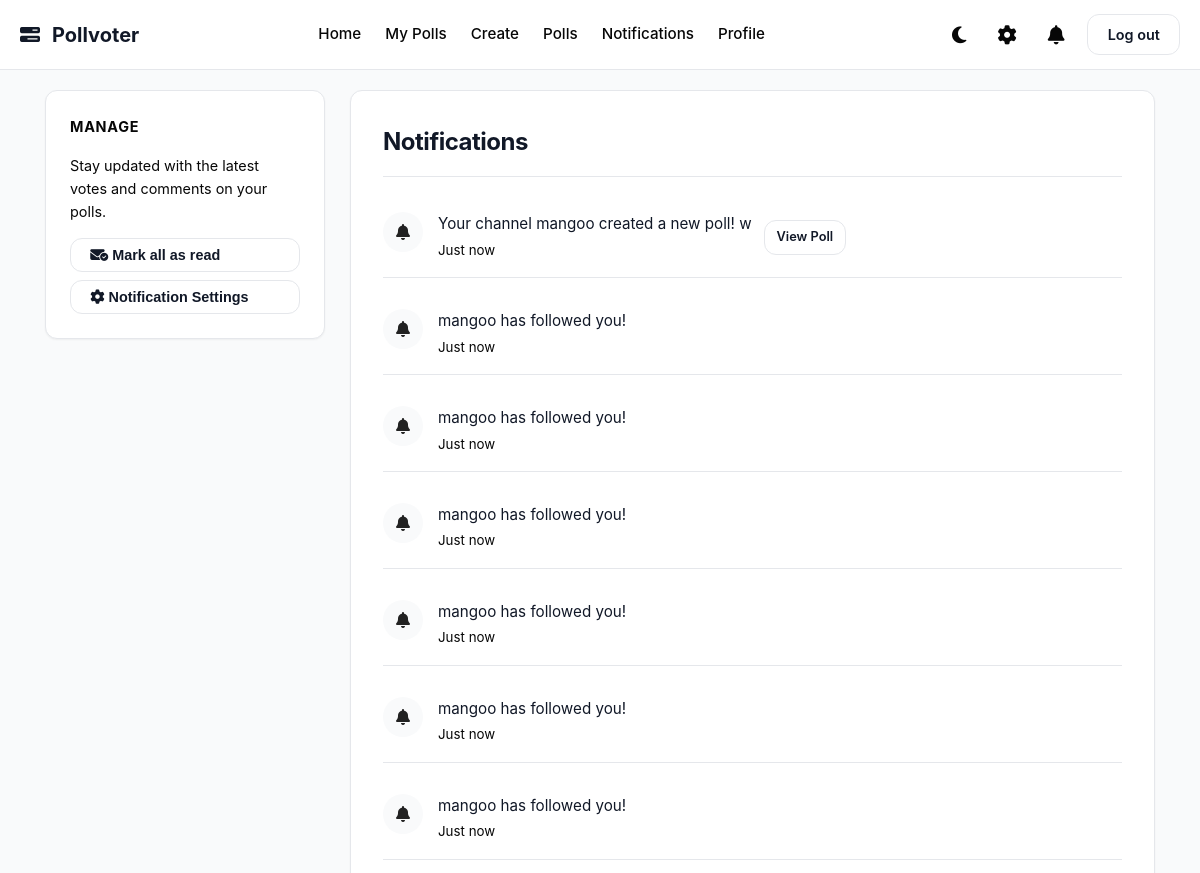
Page /notifications (signed in, upper part) on the earlier database version.
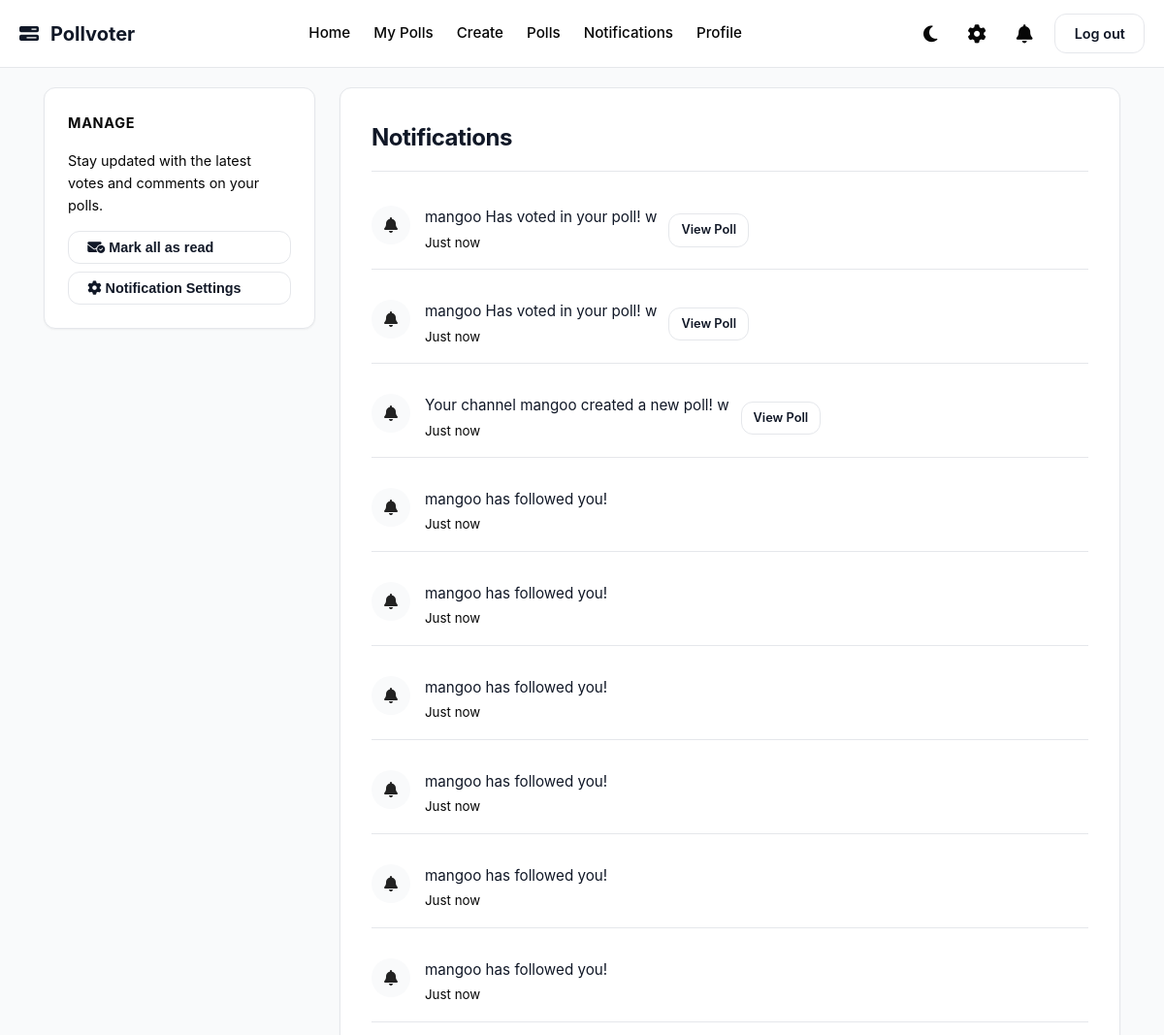
Same page on the later database version.
### app/models.py (models this page shows)
class Notification(db.Model):
    __tablename__ = 'notification'
    id = Column(Integer, primary_key=True)
    message = Column(Text)
    is_read = Column(Boolean)
    created_at = Column(DateTime, default=datetime.now)
    recipient_id = Column(Integer, ForeignKey('user.id'))
    recipient = relationship("User", backref="notifications", foreign_keys=[recipient_id])
    poll_id = Column(Integer, ForeignKey('poll.id'))

### app/routes.py (the view)
@main.route("/notifications")
@login_required
def notifications():
    notifications = Notification.query.filter_by(recipient_id = current_user.id).order_by(Notification.created_at.desc()).all()
    for i in notifications:
        i.is_read = True
    db.session.commit()
    return render_template("notification.html", notifications = notifications)

### app/__init__.py (called while the page is built)
def create_app():
    app = Flask(__name__)
    app.config['SECRET_KEY'] = 'your_secret_key'
    app.config['SQLALCHEMY_DATABASE_URI'] = 'sqlite:///pollvoter.db'
    app.config['SQLALCHEMY_TRACK_MODIFICATIONS'] = False
    app.config["UPLOAD_FOLDER"] = "static/uploads"
    app.config["PFP_FOLDER"] =  "app/static/uploads/pfp"
    db.init_app(app)
    login_manager.init_app(app)
    migrate.init_app(app, db)
    app.register_blueprint(auth)
    app.register_blueprint(main)
    app.register_blueprint(polls)
    app.register_blueprint(admin)
    @login_manager.user_loader
    def load_user(userid):
        return User.query.get(int(userid))
    return app

### app/routes.py (called while the page is built)
@main.context_processor
def notifications_count():
    if current_user.is_authenticated:
        unreadcount = Notification.query.filter_by(recipient_id = current_user.id, is_read = False).count()
        return dict(unreadcount = unreadcount)
    return dict(unreadcount = 0)

@main.app_context_processor
def dropdown_notifications():
    if current_user.is_authenticated:
        unread_count = Notification.query.filter_by(recipient_id = current_user.id, is_read = False).count()
        latest_notifs = Notification.query.filter_by(recipient_id = current_user.id).order_by(Notification.created_at.desc()).limit(5).all()
        return dict(unread_count = unread_count, latest_notifs = latest_notifs)
    return dict(unread_count = 0, latest_notifs = [])

### app/templates/notification.html (shortened to what this page needs)
{% extends "base.html" %}
{% block content %}
<div class="dashboard-layout">
    <aside class="sidebar">
        <div class="sidebar-widget">
            <h3 class="widget-title">Manage</h3>
            <p style="font-size: 0.9rem; color: var(--text-muted); margin-bottom: 15px;">
                Stay updated with the latest votes and comments on your polls.
            </p>
            <button class="btn btn-outline" style="width: 100%; text-align: left; margin-bottom: 8px;">
                <i class="fa-solid fa-envelope-circle-check"></i> Mark all as read
            </button>
            <button class="btn btn-outline" style="width: 100%; text-align: left;">
                <i class="fa-solid fa-gear"></i> Notification Settings
            </button>
        </div>
    </aside>
    <main class="feed">
        <div class="card">
            <h2 style="margin-bottom: 20px; border-bottom: 1px solid var(--border-subtle); padding-bottom: 15px;">
                Notifications
            </h2>
            <div class="notification-list">
                {% for i in notifications %}
                <div class="user-row" style="padding: 15px 0; border-bottom: 1px solid var(--border-subtle);">
                    <div style="display: flex; align-items: flex-start; gap: 15px;">
                        <div style="
                            width: 40px; height: 40px;
                            background: var(--bg-body);
                            border-radius: 50%;
                            display: flex; align-items: center; justify-content: center;
                            color: var(--primary);
                            flex-shrink: 0;
                        ">
                            <i class="fas fa-bell"></i>
                        </div>
                        <div>
                            <p style="margin: 0; font-size: 0.95rem; color: var(--text-main);">
                                {{ i.message }}
                            </p>
                            <small style="color: var(--text-muted);">Just now</small>
                        </div>
                    </div>
                    {% if i.poll_id %}
                    <a href="{{ url_for('polls.poll_detail', poll_id=i.poll_id) }}" class="btn btn-outline" style="font-size: 0.8rem; padding: 6px 12px;">
                        View Poll
                    </a>
                    {% endif %}
                </div>
                {% else %}
                <div style="text-align: center; padding: 40px 0;">
                    <div style="font-size: 2rem; margin-bottom: 10px;">✉︎</div>
                    <h3 style="font-size: 1.1rem; color: var(--text-main);">All caught up!</h3>
                    <p style="color: var(--text-muted);">You have no new notifications.</p>
                </div>
                {% endfor %}
            </div>
        </div>
    </main>
</div>
{% endblock %}

### app/templates/base.html (shortened to what this page needs)
<!DOCTYPE html>
<html lang="en">
<head>
    <link rel="stylesheet" href="{{url_for('static', filename='styles.css')}}">
</head>
<body>
    {% set unread_count = unread_count if unread_count is defined else 0 %}
<nav class="navbar">
    <div class="navcontainer">
        <a href="{{url_for('main.home')}}" class="navbar-brand">
            <i class="fa-solid fa-bars-progress"></i>
            <span class="brand-text">Pollvoter</span>
        </a>
        <div class="nav-links">
            {%if current_user.is_authenticated%}
                <a href="{{url_for('main.home')}}">Home</a>
                <a href="{{url_for('polls.my_polls')}}">My Polls</a>
                <a href="{{url_for('polls.create_poll')}}">Create</a>
                <a href="{{url_for('polls.listpolls')}}">Polls</a>
                <a href="{{url_for('main.notifications')}}">Notifications</a>
                <a href="{{url_for('main.profile')}}">Profile</a>
            {%endif%}
        </div>
        <div class="nav-controls">
            <button id="toggledarkmode" class="icon-btn" title="Toggle Theme"><i class="fa-solid fa-moon"></i></button>
            <button class="icon-btn" title="Settings"><i class="fa-solid fa-gear"></i></button>
            <div class="notification-dropdown-container">
                <button class="icon-btn" id="notification-toggle">
                    <i class="fa-solid fa-bell"></i>
                </button>
            </div>
            {%if current_user.is_authenticated%}
                <a href="{{url_for('auth.logout')}}" class="btn btn-sm btn-outline">Log out</a>
            {%else%}
                <a href="{{url_for('auth.login')}}" class="btn btn-sm">Login</a>
                <a href="{{url_for('auth.register')}}" class="btn btn-sm btn-primary">Register</a>
            {%endif%}
        </div>
    </div>
</nav>
    <div class="main-container">
        {%block content%}{%endblock%}
    </div>
    <link rel="stylesheet" href="https://cdn.jsdelivr.net/npm/sweetalert2@11/dist/sweetalert2.min.css">
    <link rel="stylesheet" href="https://cdnjs.cloudflare.com/ajax/libs/font-awesome/6.4.0/css/all.min.css">
</body>
</html>

### app/static/styles.css (style rules this page uses)
:root { --bg-body: #F9FAFB; --bg-card: #FFFFFF; --bg-nav: rgba(255, 255, 255, 0.9); --text-main: #111827; --text-muted: #070707; --primary: #222222; --primary-hover: #2b2b2b; --border-subtle: #E5E7EB; --shadow-sm: 0 1px 2px 0 rgba(0, 0, 0, 0.05); --shadow-md: 0 4px 6px -1px rgba(0, 0, 0, 0.1), 0 2px 4px -1px rgba(0, 0, 0, 0.06); --shadow-lg: 0 10px 15px -3px rgba(0, 0, 0, 0.1); --radius-md: 12px; --radius-full: 9999px; }
* { box-sizing: border-box; margin: 0; padding: 0; }
body { background-color: var(--bg-body); color: var(--text-main); font-family: 'Inter', system-ui, -apple-system, sans-serif; line-height: 1.6; transition: background-color 0.3s ease, color 0.3s ease; -webkit-font-smoothing: antialiased; }
a { text-decoration: none; color: inherit; transition: color 0.2s; }
.main-container { max-width: 1000px; margin: 80px auto 40px; padding: 0 20px; min-height: 80vh; }
.navbar { position: fixed; top: 0; left: 0; width: 100%; height: 70px; background-color: var(--bg-nav); backdrop-filter: blur(10px); border-bottom: 1px solid var(--border-subtle); z-index: 1000; }
.navcontainer { max-width: 1200px; margin: 0 auto; height: 100%; display: flex; justify-content: space-between; align-items: center; padding: 0 20px; }
.navbar-brand { display: flex; align-items: center; gap: 12px; font-weight: 700; font-size: 1.25rem; color: var(--text-main); }
.nav-links { display: flex; gap: 24px; }
.nav-links a { font-weight: 500; font-size: 0.95rem; color: var(--text-muted); }
.nav-controls { display: flex; align-items: center; gap: 12px; }
.icon-btn { background: transparent; border: none; font-size: 1.2rem; cursor: pointer; padding: 8px; border-radius: 50%; display: flex; align-items: center; justify-content: center; color: var(--text-muted); transition: all 0.2s; position: relative; }
.btn { display: inline-block; padding: 0.5rem 1.2rem; border-radius: var(--radius-md); font-weight: 600; font-size: 0.9rem; cursor: pointer; border: none; transition: transform 0.1s ease, box-shadow 0.2s ease; }
.btn-outline { background: transparent; border: 1px solid var(--border-subtle); color: var(--text-main); }
.notification-dropdown-container { position: relative; }
.poll-card, .card, .profile-container, .auth-box { background-color: var(--bg-card); border-radius: var(--radius-md); padding: 2rem; margin-bottom: 1.5rem; border: 1px solid var(--border-subtle); box-shadow: var(--shadow-sm); transition: transform 0.2s ease, box-shadow 0.2s ease; }
h1, h2, h3 { color: var(--text-main); margin-bottom: 1rem; font-weight: 700; letter-spacing: -0.02em; }
p { color: var(--text-muted); margin-bottom: 1rem; }
.dashboard-layout { display: flex; flex-direction: column; gap: 24px; }
@media (min-width: 992px) { .dashboard-layout { display: grid; grid-template-columns: 320px 1fr; gap: 30px; align-items: start; } }
.sidebar-widget { background-color: var(--bg-card); border-radius: var(--radius-md); padding: 1.5rem; border: 1px solid var(--border-subtle); margin-bottom: 1.5rem; box-shadow: var(--shadow-sm); }
.widget-title { font-size: 0.9rem; font-weight: 700; color: var(--text-muted); margin-bottom: 1rem; text-transform: uppercase; letter-spacing: 0.05em; }
.user-row { display: flex; align-items: center; gap: 12px; margin-bottom: 1rem; padding-bottom: 1rem; border-bottom: 1px solid var(--border-subtle); }
.main-container { max-width: 1150px; margin: 90px auto 40px; padding: 0 20px; }
@media (min-width: 992px) { .dashboard-layout { display: grid; grid-template-columns: 280px 1fr; gap: 25px; align-items: start; } }
.dashboard-layout h2 { margin-top: 0; margin-bottom: 20px; font-size: 1.5rem; }
.nav-controls { display: flex; align-items: center; gap: 15px; }

Differences in the rows shown:
added Notification: message "mangoo Has voted in your poll! w"
added Notification: message "mangoo Has voted in your poll! w"
